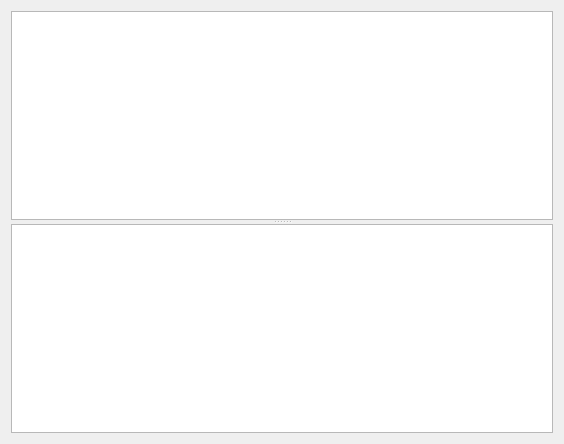
<?xml version="1.0" encoding="UTF-8"?>
<ui version="4.0">
 <class>MainWindow</class>
 <widget class="QWidget" name="MainWindow">
  <property name="geometry">
   <rect>
    <x>0</x>
    <y>0</y>
    <width>564</width>
    <height>444</height>
   </rect>
  </property>
  <property name="windowTitle">
   <string>Form</string>
  </property>
  <layout class="QVBoxLayout" name="verticalLayout">
   <item>
    <widget class="QSplitter" name="splitter">
     <property name="orientation">
      <enum>Qt::Orientation::Vertical</enum>
     </property>
     <widget class="QTextEdit" name="text1">
      <property name="readOnly">
       <bool>true</bool>
      </property>
     </widget>
     <widget class="QTextEdit" name="text2"/>
    </widget>
   </item>
  </layout>
 </widget>
 <resources/>
 <connections/>
</ui>
